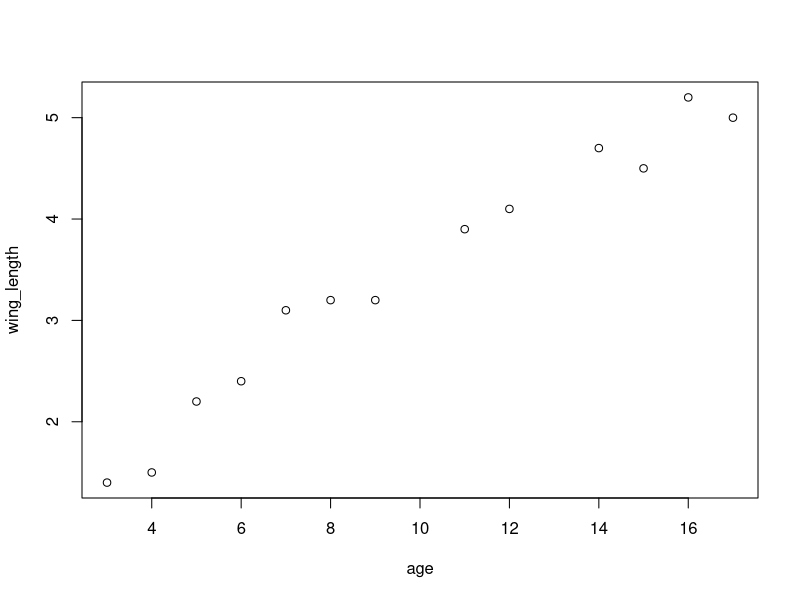
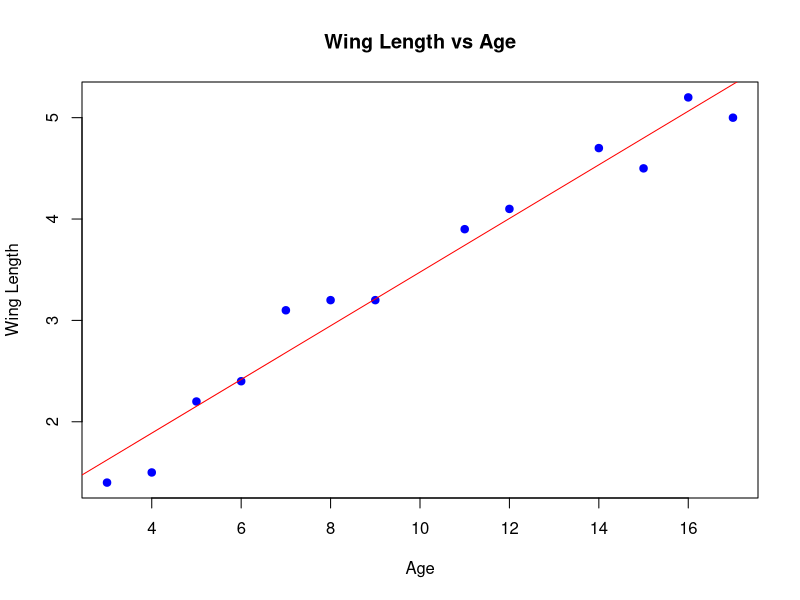
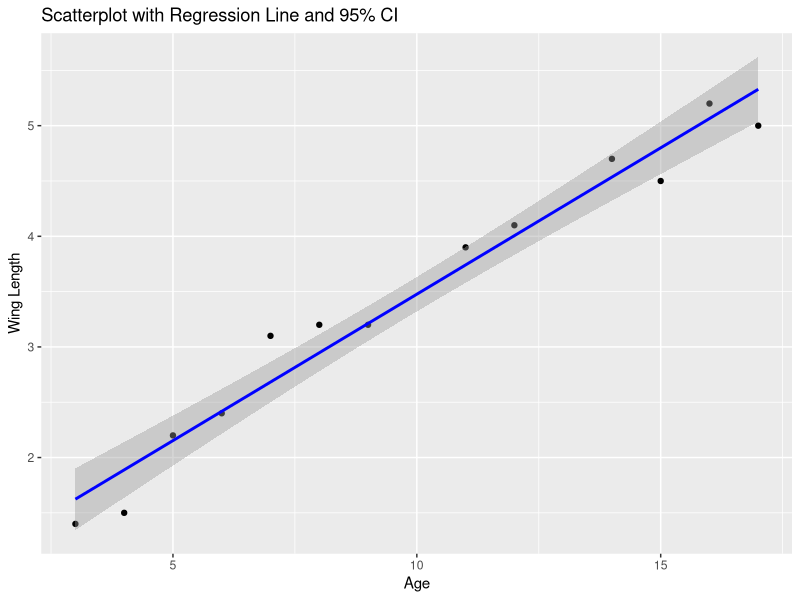
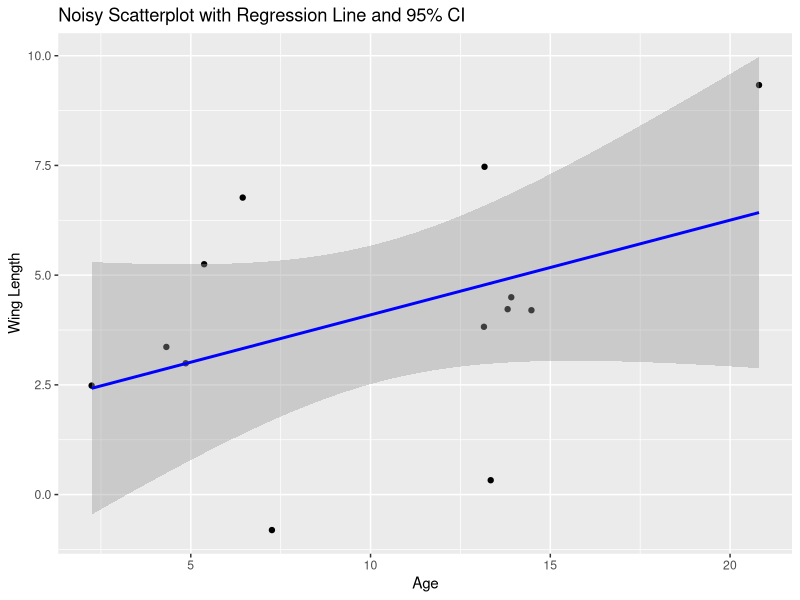

Generate these figures, in order, with R:
## ---- chunk 1
#get variables in
age <- c(3,4,5,6,7,8,9,11,12,14,15,16,17)
wing_length <- c(1.4,1.5,2.2,2.4,3.1,3.2,3.2,3.9,4.1,4.7,4.5,5.2,5)

#standard plot
plot(age,wing_length)


## ---- chunk 2
#using built in R function to calculate regression
regression <- lm(wing_length ~ age)

#then plot it
plot(age,wing_length, main = 'Wing Length vs Age', xlab = "Age", ylab = "Wing Length", pch = 19, col = "blue")
#and add the regression line
abline(regression, col = 'red')
## ---- chunk 3
#get a list of the regression stats
calculated_stats <- summary(regression)

#and print them out to see the p-value at the bottom based on the F statistic
print(calculated_stats)


## ---- chunk 4
#use built in R CI function specifically built around the linear model function used in question 2
confidence_interval <- confint(regression, "age", level = 0.95)

#print
print(paste("95% CI is","[",confidence_interval[1],",",confidence_interval[2],"]"))


#to visualize, lets put the data in a dataframe
df <- data.frame("age" = age, "wing_length" = wing_length)

#then using ggplot, plot the data
library(ggplot2)
ggplot(df, aes(x = age, y = wing_length)) +
  geom_point() +  # Add scatterplot points
  geom_smooth(method = "lm", se = TRUE, color = "blue") +  # Add regression line with CI
  labs(
    title = "Scatterplot with Regression Line and 95% CI",
    x = "Age",
    y = "Wing Length"
  )


## ---- chunk 5
#r squared was already calculated from the R regression function so just extract it
print(paste("The r^2 is",calculated_stats$r.squared))
## ---- chunk 6
#from a previous homework calculate pearson's r using the built in R function
pearsons_cor <- cor(x = age, y = wing_length)

print(paste("Pearson's r is", pearsons_cor))
## ---- chunk 7
#set an arbitrary noise level which will be the standard deviation
noise_level <- 2.3

#calculate new noisy ages
age2 <- age + rnorm(length(age), mean = 0, sd = noise_level)
wing_length2 <- wing_length + rnorm(length(wing_length), mean = 0, sd = noise_level)

#get everything into a dataframe
noisy_data <- data.frame("age" = age2, "wing_length" = wing_length2)

#calculate regression statistics
regression2 <- lm(wing_length ~ age, data = noisy_data)

#print the stats to see the new p value
print(summary(regression2))

#then plot with CI as before
library(ggplot2)
ggplot(noisy_data, aes(x = age, y = wing_length)) +
  geom_point() +  # Add scatterplot points
  geom_smooth(method = "lm", se = TRUE, color = "blue") +  # Add regression line with CI
  labs(
    title = "Noisy Scatterplot with Regression Line and 95% CI",
    x = "Age",
    y = "Wing Length"
  )

#and recalculate r and r^2
print(paste("Pearson's r is now",cor(x = noisy_data$age, y = noisy_data$wing_length)))
noisy_cal_stats <- summary(regression2)
print(paste("R squared is now",noisy_cal_stats$r.squared))

